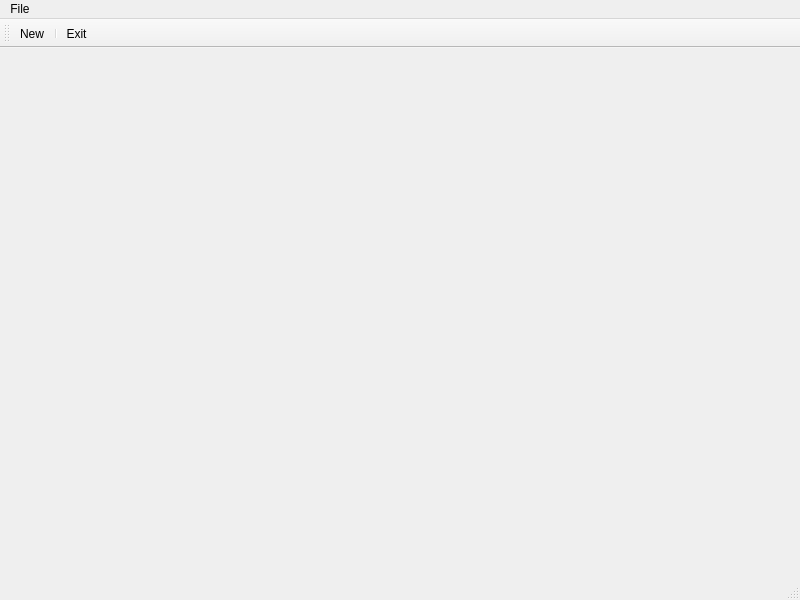
<?xml version="1.0" encoding="UTF-8"?>
<ui version="4.0">
 <class>MainWindow</class>
 <widget class="QMainWindow" name="MainWindow">
  <property name="geometry">
   <rect>
    <x>0</x>
    <y>0</y>
    <width>800</width>
    <height>600</height>
   </rect>
  </property>
  <property name="windowTitle">
   <string>MainWindow</string>
  </property>
  <widget class="QWidget" name="centralwidget"/>
  <widget class="QMenuBar" name="menubar">
   <property name="geometry">
    <rect>
     <x>0</x>
     <y>0</y>
     <width>800</width>
     <height>20</height>
    </rect>
   </property>
   <widget class="QMenu" name="menuFile">
    <property name="title">
     <string>File</string>
    </property>
    <addaction name="actionNew"/>
    <addaction name="separator"/>
    <addaction name="actionExit"/>
   </widget>
   <addaction name="menuFile"/>
  </widget>
  <widget class="QStatusBar" name="statusbar"/>
  <widget class="QToolBar" name="toolBar">
   <property name="windowTitle">
    <string>toolBar</string>
   </property>
   <attribute name="toolBarArea">
    <enum>TopToolBarArea</enum>
   </attribute>
   <attribute name="toolBarBreak">
    <bool>false</bool>
   </attribute>
   <addaction name="actionNew"/>
   <addaction name="separator"/>
   <addaction name="actionExit"/>
  </widget>
  <action name="actionExit">
   <property name="icon">
    <iconset theme="application-exit" resource="resources.qrc">
     <normaloff>:/images/application-exit.png</normaloff>:/images/application-exit.png</iconset>
   </property>
   <property name="text">
    <string>Exit</string>
   </property>
   <property name="shortcut">
    <string>Ctrl+X</string>
   </property>
  </action>
  <action name="actionNew">
   <property name="icon">
    <iconset theme="document-new" resource="resources.qrc">
     <normaloff>:/images/document-new.png</normaloff>:/images/document-new.png</iconset>
   </property>
   <property name="text">
    <string>New</string>
   </property>
  </action>
 </widget>
 <resources>
  <include location="resources.qrc"/>
 </resources>
 <connections/>
</ui>
